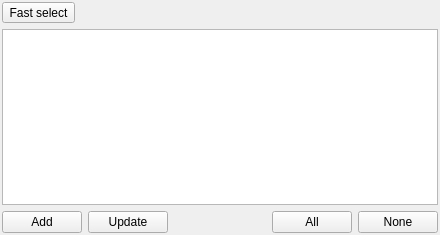
<?xml version="1.0" encoding="UTF-8"?>
<ui version="4.0">
 <class>ReceiversWidgetClass</class>
 <widget class="QWidget" name="ReceiversWidgetClass">
  <property name="geometry">
   <rect>
    <x>0</x>
    <y>0</y>
    <width>440</width>
    <height>235</height>
   </rect>
  </property>
  <layout class="QVBoxLayout">
   <property name="margin">
    <number>2</number>
   </property>
   <item>
    <widget class="QToolButton" name="fastSelectButton">
     <property name="text">
      <string>Fast select</string>
     </property>
     <property name="popupMode">
      <enum>QToolButton::InstantPopup</enum>
     </property>
     <property name="toolButtonStyle">
      <enum>Qt::ToolButtonTextBesideIcon</enum>
     </property>
    </widget>
   </item>
   <item>
    <widget class="QTreeWidget" name="trwReceivers">
     <property name="columnCount">
      <number>0</number>
     </property>
    </widget>
   </item>
   <item>
    <layout class="QHBoxLayout">
     <item>
      <widget class="QPushButton" name="pbtAdd">
       <property name="text">
        <string>Add</string>
       </property>
      </widget>
     </item>
     <item>
      <widget class="QPushButton" name="pbtUpdate">
       <property name="text">
        <string>Update</string>
       </property>
      </widget>
     </item>
     <item>
      <spacer name="spacer">
       <property name="orientation">
        <enum>Qt::Horizontal</enum>
       </property>
       <property name="sizeHint" stdset="0">
        <size>
         <width>40</width>
         <height>0</height>
        </size>
       </property>
      </spacer>
     </item>
     <item>
      <widget class="QPushButton" name="pbtSelectAll">
       <property name="text">
        <string>All</string>
       </property>
      </widget>
     </item>
     <item>
      <widget class="QPushButton" name="pbtSelectNone">
       <property name="text">
        <string>None</string>
       </property>
      </widget>
     </item>
    </layout>
   </item>
  </layout>
 </widget>
 <layoutdefault spacing="6" margin="11"/>
 <resources/>
 <connections/>
</ui>
